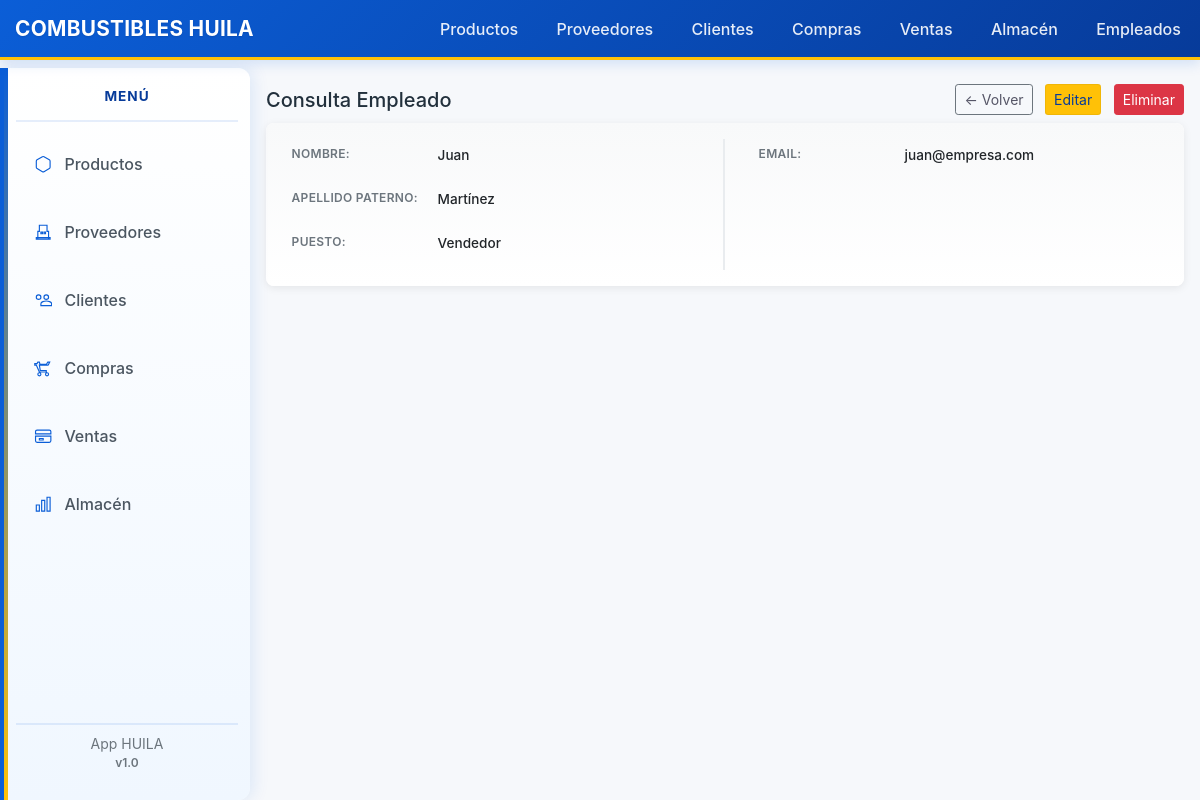
/empleados/3, run on the app's committed database.
### tables this page shows
CREATE TABLE empleados (
    id INTEGER PRIMARY KEY AUTOINCREMENT,
    nombre TEXT NOT NULL,
    apellido_paterno TEXT,
    apellido_materno TEXT,
    identificacion TEXT, -- CURP, DNI, etc.
    puesto TEXT,
    departamento TEXT,
    fecha_contratacion TEXT,
    salario REAL,
    email TEXT,
    telefono TEXT,
    activo INTEGER DEFAULT 1,
    created_at TEXT DEFAULT (datetime('now')),
    updated_at TEXT
);

### backend/app/empleados/routes.py (the view)
@bp.route('/<int:id>', methods=['GET'])
def view(id):
    db = get_db()
    cur = db.execute('SELECT * FROM empleados WHERE id = ?', (id,))
    empleado = cur.fetchone()
    if empleado is None:
        flash('Empleado no encontrado', 'danger')
        return redirect(url_for('empleados.index'))
    return render_template('empleados/view.html', empleado=empleado)

### backend/app/db.py (called while the page is built)
def get_db():
    if 'db' not in g:
        g.db = sqlite3.connect(
            current_app.config['DATABASE'],
            detect_types=sqlite3.PARSE_DECLTYPES
        )
        g.db.row_factory = sqlite3.Row
    return g.db

### backend/app/templates/empleados/view.html (shortened to what this page needs)
{% extends 'base.html' %}
{% block content %}
<div>
  <div class="d-flex justify-content-between align-items-center mb-2">
    <h5 class="mb-0">Consulta Empleado</h5>
    <div>
      <a href="{{ url_for('empleados.index') }}" class="btn btn-sm btn-secondary mr-2">← Volver</a>
      <a href="{{ url_for('empleados.edit', id=empleado['id']) }}" class="btn btn-sm btn-warning mr-2">Editar</a>
      <a href="{{ url_for('empleados.delete', id=empleado['id']) }}" class="btn btn-sm btn-danger">Eliminar</a>
    </div>
  </div>
  <div class="card">
    <div class="card-body p-3">
      <div class="row">
        <div class="col-md-6">
          <div class="info-item">
            <label>Nombre:</label>
            <p>{{ empleado['nombre'] }}</p>
          </div>
          <div class="info-item">
            <label>Apellido Paterno:</label>
            <p>{{ empleado['apellido_paterno'] or '—' }}</p>
          </div>
          <div class="info-item">
            <label>Puesto:</label>
            <p>{{ empleado['puesto'] or '—' }}</p>
          </div>
        </div>
        <div class="col-md-6">
          <div class="info-item">
            <label>Email:</label>
            <p>{{ empleado['email'] or '—' }}</p>
          </div>
        </div>
      </div>
    </div>
  </div>
</div>
{% endblock %}

### backend/app/static/css/style.css (style rules this page uses)
body { padding-bottom: 40px; }
.btn-warning { background-color: var(--accent); border-color: rgba(0,0,0,0.06); color: var(--primary-dark); }
body { background: var(--bg); color: var(--text, #22303c); font-family: -apple-system, BlinkMacSystemFont, "Segoe UI", Roboto, "Helvetica Neue", Arial, sans-serif; padding-bottom: 40px; }
.btn-secondary { background-color: transparent; color: #556; }
body { background: var(--bg); color: #22303c; padding-bottom: 40px; font-family: -apple-system, BlinkMacSystemFont, "Segoe UI", Roboto, "Helvetica Neue", Arial, sans-serif; }

### backend/app/static/css/theme.css (style rules this page uses)
:root { --bg: #f6f8fb; --surface: #ffffff; --primary: #0b5ed7; --primary-dark: #073b9a; --accent: #ffc107; --muted: #6c757d; --text: #22303c; --card-shadow: 0 6px 18px rgba(20,30,50,0.06); }
body { background: var(--bg); color: var(--text, #22303c); font-family: -apple-system, BlinkMacSystemFont, "Segoe UI", Roboto, "Helvetica Neue", Arial, sans-serif; padding-bottom: 40px; }
.btn-warning { background-color: var(--accent); border-color: rgba(0,0,0,0.06); color: var(--primary-dark); }

### backend/app/templates/empleados/view.html (style rules this page uses)
.card { border: none; border-radius: 8px; box-shadow: 0 2px 8px rgba(0,0,0,0.08); background: #ffffff; }
.card-body { background: linear-gradient(to bottom, #f8f9fa 0%, #ffffff 100%); border-radius: 8px; }
.row > .col-md-6:first-child { border-right: 2px solid #e9ecef; padding-right: 1.5rem; }
.row > .col-md-6:last-child { padding-left: 1.5rem; }
.info-item { margin-bottom: 0.65rem; display: flex; align-items: flex-start; padding: 0.4rem 0.6rem; border-radius: 4px; transition: background-color 0.2s; }
.info-item label { font-weight: 600; font-size: 0.75rem; color: #6c757d; margin-bottom: 0; margin-right: 1rem; min-width: 130px; flex-shrink: 0; text-transform: uppercase; letter-spacing: 0.3px; }
.info-item p { font-size: 0.85rem; color: #212529; margin-bottom: 0; flex: 1; word-break: break-word; font-weight: 500; }

### data on the page
empleados: nombre "Juan", apellido_paterno "Martínez", puesto "Vendedor", email "juan@empresa.com"
